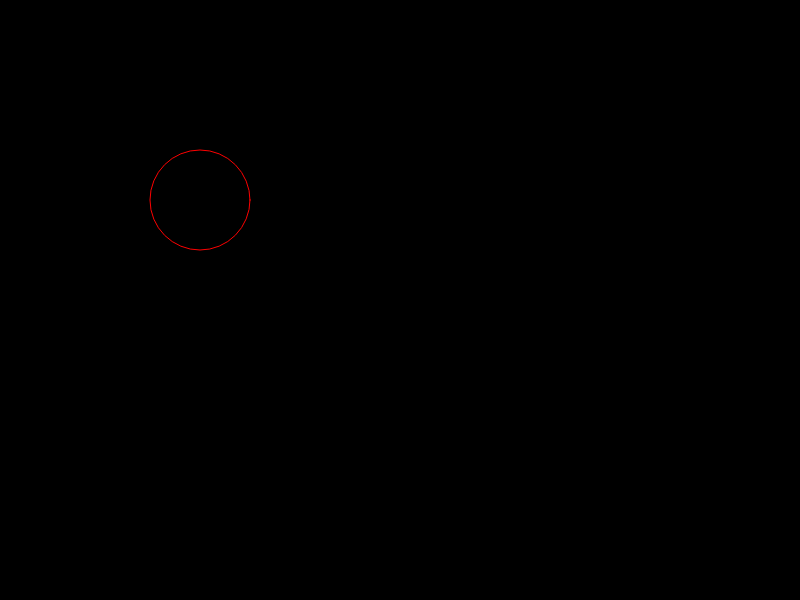
Frame 1 (no input)
Frame 60 (no input): identical to frame 1, image omitted
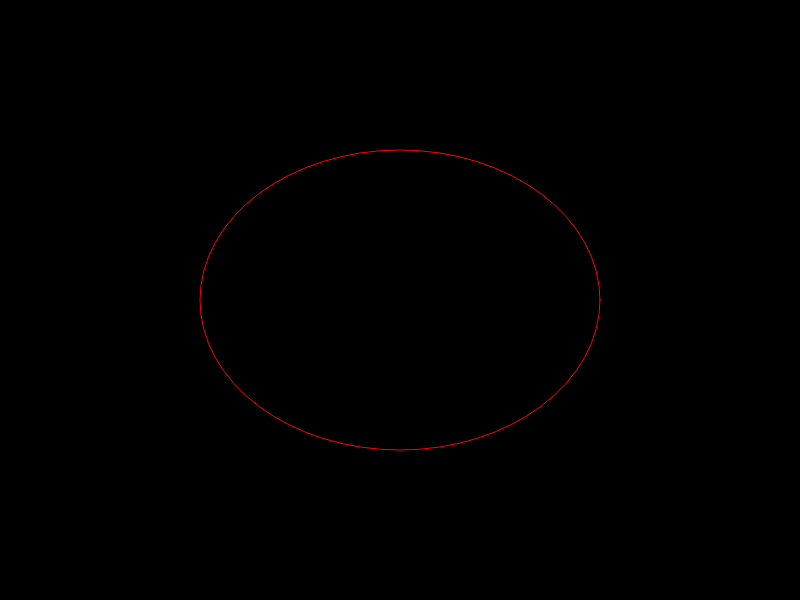
Frame 120 (the mouse pressed at the canvas centre since frame 60)

The p5.js sketch that drew these frames (run headless with seeded random() and noise() and a simulated clock; from frame 60 on, the mouse is pressed at the canvas centre):

// p5.js sketch
// ── sketch.js
function setup()
{
  createCanvas(800, 600);
  background(0);
  noFill();
  stroke(255, 0, 0);
  ellipse(400, 300, 100, 100);
}

function draw()
{
  background(0);
  ellipse(400, 300, mouseX, mouseY);
if (mouseX < 300) {ellipse(200, 200, 100, 100)}
}
